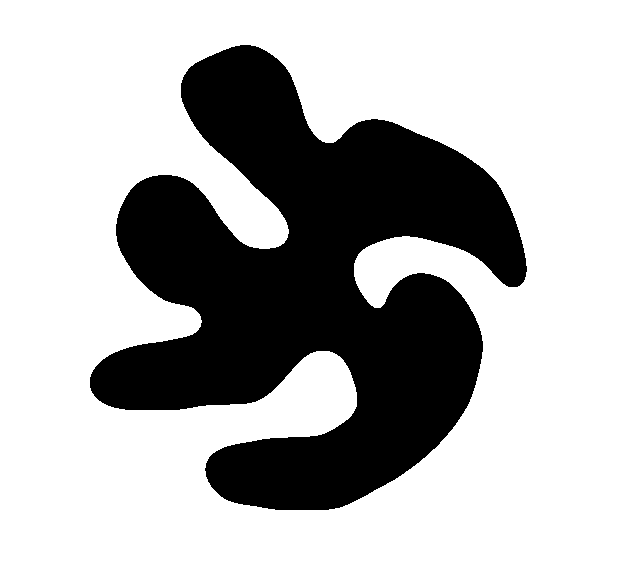
#> input picture Images/Chapter7/Input/ConvShape.png, 622 x 565 px
$ python RegionDescriptors.py
#> lines starting #> are read from the running program, lines starting #| are printed output that depends on the picture
### ExamplesPython_3.6/Modules/ImageUtilities.py
'''
Feature Extraction and Image Processing
Mark S. Nixon & Alberto S. Aguado
http://www.southampton.ac.uk/~msn/book/
ImageUtilities: Helper module to support image read, create, show and write
                Uses PIL and numpy to work with arrays containing image data
'''

# Image load by using PIL
from PIL import Image

# Array to store image data
from numpy import array, zeros, amax, amin, clip

# Read an image returning an array with 3 color components
# [8 lines left out: function imageReadRGB, not called in this run]

# Read an image returning an array with 1 component
def imageReadL(fileName):
    inputImage = Image.open(fileName)
    width, height = inputImage.size

    inputArray = array(inputImage)
    outputArray = zeros((height, width), dtype='uint8')

    # Combine pixel values, for each row and column
    for y in range(0, height):
        for x in range(0, width):
            rgb = inputArray[y,x]
            outputArray[y,x] = (int(rgb[0]) + int(rgb[1]) + int(rgb[2])) / 3

    return outputArray, width, height

# Save a image containing float as a gray level image
# [55 lines left out: functions imageSaveF, imageSaveL, imageSaveRGB, createImageRGB, createImageL, createImageUV and 1 more, not called in this run]

# Create a zero array with float components
def createImageF(width, height, numComponents = 1):
    if numComponents == 1:
        outputArray = zeros((height, width), dtype='float')
    else:
        outputArray = zeros((height, width, numComponents), dtype='float')

    return outputArray

# Create a multidimensional dimensional array
# [83 lines left out: functions createImageNF, createImageFromDataF, createScaleImageL, scaleImageL, createVectorFromDataF, createVectorF and 2 more, not called in this run]

# Show an array containing image data
def showImageL(image):
    # Create output and show
    outputImage = Image.fromarray(image, 'L')
    outputImage.show()

# Show an array containing image data
# [21 lines left out: function showImageF, not called in this run]

### ExamplesPython_3.6/Modules/ImageRegionsUtilities.py
'''
Feature Extraction and Image Processing
Mark S. Nixon & Alberto S. Aguado
http://www.southampton.ac.uk/~msn/book/
ImageRegionUtilities: Helper module to process regions and line segments
'''

# Images
from ImageUtilities import imageReadL, createImageF, createImageL, showImageL, createVectorF
from ImageOperatorsUtilities import applyCannyEdgeDetector
from ImagePropertiesUtilities import imageMaxMin

# Math and iteration
from math import pi, sqrt, sin, cos, atan, atan2, factorial, exp
from random import shuffle, sample
from timeit import itertools

# Array to store image data
from numpy import amax, amin
import numpy as np


# Combination function
def nCr(n, r):
    if n < 0 or r < 0 or n-r < 0: return 0
    return factorial(n) / (factorial(r) * factorial(n-r))

# Rising factorial function
# [21 lines left out: functions risingFactorial, computeReferencePoint, not called in this run]

# Return the longest segment from edges
def findLongestSegment(edges):
    height, width = len(edges), len(edges[0])
    # Find line segments
    segmentsList = []
    segmentsImage = createImageF(width, height)
    maxSegmentLenght = 0
    maxSegmentIndex = 0
    for x,y in itertools.product(range(0, width), range(0, height)):
        if edges[y,x] != 0 and segmentsImage[y,x] == 0:
            segment = [ ]
            segmentPoints = [(y,x)]
            segmentsImage[y,x] = 255
            while len(segmentPoints) > 0:
                yc = (segmentPoints[0])[0]
                xc = (segmentPoints[0])[1]
                segment.append((yc,xc))
                segmentPoints = segmentPoints[1:]

                for dx,dy in itertools.product(range(-1,2), range(-1,2)):
                    xn, yn = xc+dx, yc+dy
                    if dx!=0 or dy!=0 and xn > 0 and yn > 0 and xn < width and yn < height:
                        if edges[yn,xn] != 0 and segmentsImage[yn,xn] == 0:
                            segmentPoints.append((yn,xn))
                            segmentsImage[yn,xn] = 255

            segmentsList.append(segment)
            if len(segment) > maxSegmentLenght:
                maxSegmentLenght = len(segment)
                maxSegmentIndex = len(segmentsList) - 1

    mainSegment = []
    segment = segmentsList[maxSegmentIndex]
    curentElement = segment.pop(0)
    sy,sx = curentElement[0], curentElement[1]

    mainSegment.append(curentElement)

    numPoints = len(segment)
    while numPoints > 0:
        closestElement = [0, float("inf")]
        cy,cx = curentElement[0], curentElement[1]
        for p in range(0, numPoints):
            y,x = (segment[p])[0], (segment[p])[1]
            d = sqrt((cx-x) * (cx-x)  + (cy-y)  * (cy-y) )
            if d < closestElement[1] or (d == closestElement[1] and y > cy):
                closestElement = [p, d]

        # If we are closer to the first point, then end now
        dFirst = sqrt((cx-sx) * (cx-sx)  + (cy-sy)  * (cy-sy) )
        if (cx!=sx or cy!=sy) and 2*dFirst < closestElement[1]:
            break

        curentElement = segment.pop(closestElement[0])
        numPoints = len(segment)

        mainSegment.append(curentElement)
    numPoints = len(mainSegment)

    # Average to get more accurate direction
    averageSize = 1
    totalPixels = float(1 + 2*averageSize)
    mainSegmentAverage = [ ]
    for p in range(0, numPoints):
        y,x = 0, 0
        for w in range(-averageSize, averageSize+1):
            p1 = p + w
            if p1 < 0: p1 = p1 + numPoints
            if p1 >= numPoints: p1 = p1 - numPoints
            x += (mainSegment[p1])[1]
            y += (mainSegment[p1])[0]
        mainSegmentAverage.append((y/totalPixels, x/totalPixels))

    return mainSegmentAverage

# Return the longest segment from an image
# [25 lines left out: function findLongestCentredSegmentinImage, not called in this run]

def findLongesSegmentinImage(imageName, gaussianKernelSize, sobelKernelSize, upperT, lowerT):
    # Read image into array and show
    inputImage, width, height = imageReadL(imageName)

    # Compute edges and find the segment in the image
    magnitude, _ = applyCannyEdgeDetector(inputImage, gaussianKernelSize, sobelKernelSize, upperT, lowerT)
    mainSegmentAverage = findLongestSegment(magnitude)

    # Convert to an image array
    numPoints = len(mainSegmentAverage)
    shape= createImageF(numPoints, 2)
    for p in range(0, numPoints):
        y,x = (mainSegmentAverage[p])[0], (mainSegmentAverage[p])[1]
        shape[0, p] = y
        shape[1, p] = x

    return shape, width, height

# Get a list with the pixels outside a backgroundRange
# [496 lines left out: functions pixlesList, edgesList, computeAngularFunctions, weightedKrawtchoukPolynomials, geometricMoments, geometricInvariantMoments and 9 more, not called in this run]

### ExamplesPython_3.6/Modules/ImageOperatorsUtilities.py
'''
Feature Extraction and Image Processing
Mark S. Nixon & Alberto S. Aguado
http://www.southampton.ac.uk/~msn/book/
ImageOperatorsUtilities: Helper module to process an image
'''

# Images
from ImageUtilities import createImageF, createImageL, createVectorI
from ConvolutionUtilities import createGaussianKernel, createSobelKernel, applyKernelF, applyKernelMA

# Array to store image data
from numpy import amax

# Math
from math import log, pi, sin, cos

# Iteration
from timeit import itertools

# Create a log of an array containing float data
# [53 lines left out: functions imageLogF, computeHistogram, thresholdImage, not called in this run]


# Apply Canny operator to an image
def applyCannyEdgeDetector(inputImage, GaussianKernelSize, sobelKernelSize, upperT, lowerT, returnGradient = False):

    height = len(inputImage)
    width = len(inputImage[0])

    normalizeMagnitude = True
    windowDelta = 1

    # Apply Gaussian kernel
    gaussianKernel = createGaussianKernel(GaussianKernelSize)
    gaussianImage = applyKernelF(inputImage, gaussianKernel)

    # Apply Sobel kernel. We use normalized magnitude in this example
    sobelX, sobelY = createSobelKernel(sobelKernelSize)
    magnitude, angle, mX, mY = applyKernelMA(gaussianImage, sobelX, sobelY, normalizeMagnitude)

    # Weight magnitude by the variance. This is useful for corner extraction since suppress the internal corner
    weightedMagnitude = createImageF(width, height)
    for x,y in itertools.product(range(0, width), range(0, height)):
        sumKernel = 1.0/8.0
        for wx,wy in itertools.product(range(-1,2), range(-1, 2)):

            posY = y + wy
            posX = x + wx

            if posY > -1 and posY <  height and  posX > -1 and posX <  width:
                sumKernel += abs(float(inputImage[posY,posX]) -  float(inputImage[y,x]))

        sumKernel /= 8.0
        weightedMagnitude[y,x] = magnitude[y,x] *  sumKernel

    # To store maximum suppression image
    maxImage = createImageF(width, height)

    # Non-maximum suppression
    border = GaussianKernelSize
    for x,y in itertools.product(range(border, width - border),
                                 range(border, height - border)):

        # Only potential edges can be maximum
        if magnitude[y,x] > lowerT:

            # The normal angle is perpendicular to the edge angle
            normalAngle = angle[y,x] - pi / 2.0

            # Make sure the angle is between 0 and pi
            while normalAngle < 0:
                normalAngle += pi
            while normalAngle > pi:
                normalAngle -= pi

            # Angle defining the first point
            baseAngle = int( 4 * normalAngle / pi ) * (pi / 4.0)

            # Integer delta positions for interpolation
            # We use -y since the image origin is in top corner
            x1, y1 = int(round(cos(baseAngle))), -int(round(sin(baseAngle)))
            x2, y2 = int(round(cos(baseAngle + pi / 4.0))),                     \
                    -int(round(sin(baseAngle + pi / 4.0)))

            # How far we are from (x1,y1). Maximum difference is math.pi / 4.0, so we multiply by 2
            w = cos(2.0*(normalAngle - baseAngle))

            # Point to interpolate
            M1 = w * weightedMagnitude[y+y1,x+x1] + (1.0 - w) * weightedMagnitude[y+y2,x+x2]

            # Point to interpolate for pixels in the other side of the edge
            M2 = w * weightedMagnitude[y-y1,x-x1] + (1.0 - w) * weightedMagnitude[y-y2,x-x2]

            # Determine if it is a maximum. If so make sure it will be preserved
            if weightedMagnitude[y,x] > M1 and weightedMagnitude[y,x] > M2:
                maxImage[y,x] = magnitude[y,x]

    # To compute hysteresis thresholded images we require two thresholds
    edges = createImageF(width, height)
    potentialEdges = [ ]

    # Divide pixels as edges, no edges and we are not sure
    for x,y in itertools.product(range(1, width-1), range(1, height-1)):
        # These are edges
        if maxImage[y,x] > upperT:
            edges[y,x] = 255

        # These are pixels that we do not want as edges
        if maxImage[y,x] < lowerT:
            edges[y,x] = 0

        # These may be edges
        if maxImage[y,x] > lowerT and maxImage[y,x] <= upperT:
            edges[y,x] = 128

    # Resolve the potential edges
    for x,y in itertools.product(range(1, width-1), range(1, height-1)):
        # For each edge
        if edges[y,x] == 255:

            # Examine neighbour
            potentialEdges = [ ]
            for wx,wy in itertools.product(range(-windowDelta, windowDelta+1), range(-windowDelta, windowDelta+1)):
                # It becomes an edge
                if edges[y+wy,x+wx] == 128:
                    edges[y+wy,x+wx] = 255
                    potentialEdges.append((y+wy,x+wx))

            # Look into new edges
            while len(potentialEdges) > 0:
                # Take element from potential edges
                y = (potentialEdges[0])[0]
                x = (potentialEdges[0])[1]
                potentialEdges = potentialEdges[1:]

                # Examine neighbour
                for wx,wy in itertools.product(range(-windowDelta, windowDelta+1), range(-windowDelta, windowDelta+1)):
                    # It becomes an edge
                    if edges[y+wy,x+wx] == 128:
                        edges[y+wy,x+wx] = 255
                        potentialEdges.append((y+wy,x+wx))

    # Clean up remaining potential edges
    for x,y in itertools.product(range(1, width-1), range(1, height-1)):
        if edges[y,x] == 128:
            edges[y,x] = 0

    if returnGradient == False:
        return edges, angle

    return edges, angle , mX, mY

### ExamplesPython_3.6/Modules/ConvolutionUtilities.py
'''
Feature Extraction and Image Processing
Mark S. Nixon & Alberto S. Aguado
http://www.southampton.ac.uk/~msn/book/
ConvolutionUtilities: Helper module to apply convolutions. Functions to create kernels and perform convolutions
'''

# Images
from ImageUtilities import createImageF, createImageL
from ImagePropertiesUtilities import imageMaxMin

# Math and iteration
from math import exp, pow, factorial, sqrt, atan2
from timeit import itertools

# Generate a Gaussian kernel
def createGaussianKernel(kernelSize):

    sigma = kernelSize / 3.0

    kernelImage = createImageF(kernelSize, kernelSize)
    centre = (kernelSize - 1) / 2
    for x,y in itertools.product(range(0, kernelSize), range(0, kernelSize)):
        kernelImage[y,x] =  exp( -0.5 * (pow((x - centre)/sigma, 2.0) + \
                                         pow((y - centre)/sigma, 2.0)) )

    return kernelImage

# Create a Sobel kernel k
def createSobelKernel(kenrelSize):

    sobelX = createImageF(kenrelSize, kenrelSize)
    sobelY = createImageF(kenrelSize, kenrelSize)

    # Create kernel
    for x,y in itertools.product(range(0, kenrelSize), range(0, kenrelSize)):

        # Smooth
        smoothX = factorial(kenrelSize - 1) / (factorial(kenrelSize - 1 - x) * factorial(x))
        smoothY = factorial(kenrelSize - 1) / (factorial(kenrelSize - 1 - y) * factorial(y))

        # Pascal
        if ( kenrelSize - 2 - x >= 0):
            p1X = factorial(kenrelSize - 2) / (factorial(kenrelSize - 2 - x) * factorial(x))
        else:
            p1X = 0

        if ( kenrelSize - 2 - y >= 0):
            p1Y = factorial(kenrelSize - 2) / (factorial(kenrelSize - 2 - y) * factorial(y))
        else:
            p1Y = 0

        # Pascal shift to the right
        xp = x - 1
        if ( kenrelSize - 2 - xp >= 0 and xp >= 0):
            p2X = factorial(kenrelSize - 2) / (factorial(kenrelSize - 2 - xp) * factorial(xp))
        else:
            p2X = 0

        yp = y - 1
        if ( kenrelSize - 2 - yp >= 0 and yp >= 0):
            p2Y = factorial(kenrelSize - 2) / (factorial(kenrelSize - 2 - yp) * factorial(yp))
        else:
            p2Y = 0

        # Sobel
        sobelX[y,x] = smoothX * (p1Y - p2Y)
        sobelY[y,x] = smoothY * (p1X - p2X)

    return sobelX, sobelY

# Create a Laplacian kernel
# [57 lines left out: functions createLaplacianKernel, applyKernel, not called in this run]

# Apply kernel returning a float image
def applyKernelF(inputImage, kernelImage):
    height = len(inputImage)
    width = len(inputImage[0])

    kernelHeight = len(kernelImage)
    kernelWidth = len(kernelImage[0])

    kernelCentreY = int((kernelHeight - 1) / 2)
    kernelCentreX = int((kernelWidth - 1) / 2)

    # Create images to store the result
    outputImage = createImageF(width, height)

    for x,y in itertools.product(range(0, width), range(0, height)):
        sumKernel = 0.0
        sumKernelWeights = 0.0
        for wx,wy in itertools.product(range(0, kernelWidth), range(0, kernelHeight)):
            posY = y + wy - kernelCentreY
            posX = x + wx - kernelCentreX

            if posY > -1 and posY <  height and  posX > -1 and posX <  width:
                sumKernel += float(inputImage[posY,posX]) * float(kernelImage[wy, wx])
                sumKernelWeights += float(kernelImage[wy, wx])

        # If we have to normalize
        if sumKernelWeights != 0.0:
            outputImage[y,x] = sumKernel / sumKernelWeights
        else:
            outputImage[y,x] = sumKernel

    return outputImage

# Apply kernels to an image return magnitude and angle
def applyKernelMA(inputImage, kernelX, kernelY, normalizeMagnitude = False):
    height = len(inputImage)
    width = len(inputImage[0])

    kernelHeight = len(kernelX)
    kerelWidth = len(kernelX[0])

    kernelCentreY = int((kernelHeight - 1) / 2)
    kernelCentreX = int((kerelWidth - 1) / 2)

    # Create images to store the result
    magnitude = createImageF(width, height)
    direction = createImageF(width, height)
    imageX = createImageF(width, height)
    imageY = createImageF(width, height)

    # Convolution with two kernels
    for x,y in itertools.product(range(kernelCentreX, width - kernelCentreX),          \
                                 range(kernelCentreY, height - kernelCentreY)):
        sumKernel = [0.0, 0.0]
        sumKernelWeights = [0.0, 0.0]
        for wx,wy in itertools.product(range(0, kerelWidth), range(0, kernelHeight)):

            posY = y + wy - kernelCentreY
            posX = x + wx - kernelCentreX

            if posY > -1 and posY <  height and  posX > -1 and posX <  width:
                sumKernel[0] += float(inputImage[posY,posX]) * float(kernelX[wy, wx])
                sumKernelWeights[0] += float(kernelX[wy, wx])

                sumKernel[1] += float(inputImage[posY,posX]) * float(kernelY[wy, wx])
                sumKernelWeights[1] += float(kernelY[wy, wx])

        # If we have to normalize
        if sumKernelWeights[0] != 0.0:
            imageX[y,x] = sumKernel[0] / sumKernelWeights[0]
        else:
            imageX[y,x] = sumKernel[0]

        # If we have to normalize
        if sumKernelWeights[1] != 0.0:
            imageY[y,x] = sumKernel[1] / sumKernelWeights[1]
        else:
            imageY[y,x] = sumKernel[1]

        magnitude[y,x] = sqrt(imageX[y,x] * imageX[y,x] + imageY[y,x] * imageY[y,x])
        direction[y,x] = atan2(imageY[y,x], imageX[y,x])

    if normalizeMagnitude == True:
        maximum, minimum = imageMaxMin(magnitude)

        for x,y in itertools.product(range(0, width), range(0, height)):
            magnitude[y,x] = (magnitude[y,x] - minimum) / float(maximum - minimum)

    return magnitude, direction, imageX, imageY

### ExamplesPython_3.6/Modules/ImagePropertiesUtilities.py
'''
Feature Extraction and Image Processing
Mark S. Nixon & Alberto S. Aguado
http://www.southampton.ac.uk/~msn/book/
ImagePropertiesUtilities: Helper module to obtain information from an image
'''

# Array to store image data
from numpy import amax, amin, unravel_index

# Mean form a float image
# [16 lines left out: function meanStddev, not called in this run]

# Return the maximum and minimum
def imageMaxMin(image):
    maximum = amax(image)
    minimum = amin(image)

    return maximum, minimum

# Return the maximum position
# [40 lines left out: functions imageArgMax, peakDetectorImageL, peakDetectorVector, not called in this run]

### ExamplesPython_3.6/Modules/PrintUtilities.py
'''
Feature Extraction and Image Processing
Mark S. Nixon & Alberto S. Aguado
http://www.southampton.ac.uk/~msn/book/
PrintUtilities: Helper module to print image data and messages on the standard device
'''

# Print image range
# [26 lines left out: functions printImageRangeRGB, printImageRangeL, printImageRangeF, not called in this run]

# Print text
def printText(text):
    print (text)

# Print text
def printTextSameLine(text):
    print (text, end=' ')

# Some operations can be slow. Print something to show progress
def printProgress(step, totalSteps):
    print (step,"/",totalSteps,"...")


### ExamplesPython_3.6/Chapter7/RegionDescriptors.py
'''
Feature Extraction and Image Processing
Mark S. Nixon & Alberto S. Aguado
http://www.southampton.ac.uk/~msn/book/
Chapter 7
RegionDescriptors: Compute basic region descriptors of a shape in an image
'''

# Set module functions
from ImageUtilities import imageReadL, showImageL
from PrintUtilities import printText
from ImageRegionsUtilities import findLongesSegmentinImage

# Math and iteration
from math import pi, sqrt
from timeit import itertools

'''
Parameters:
    pathToDir = Input image directory
    imageName = Input image name
    gaussianKernelSize = Gaussian kernel size. Filter noise
    sobelKernelSize = Sobel kernel size. Edge detection
    upperT = Upper threshold
    lowerT = Lower threshold
'''
pathToDir = "../../Images/Chapter7/Input/"
imageName = "ConvShape.png"
gaussianKernelSize = 5
sobelKernelSize = 3
upperT = 0.3
lowerT = 0.05

# Read image into array and show
inputImage, width, height = imageReadL(pathToDir+imageName)
#> in imageReadL, inputImage is the input picture: PIL image 622x565 RGBA; mean R, G, B, A 178.2, 178.2, 178.2, 255
#> width = 622; height = 565
showImageL(inputImage)

# Area. Assume the image with pixel value different to zero define the regions
area = 0
for x,y in itertools.product(range(0, width), range(0, height)):
        if inputImage[y,x] != 0 :
            area += 1
#> after the loop, area = 245635

# Obtain shape contour
shape, width, height = findLongesSegmentinImage(pathToDir + imageName,   \
                                                 gaussianKernelSize, sobelKernelSize, upperT, lowerT)
#> in findLongesSegmentinImage, `inputImage, width, height = imageReadL(imageName)`: width = 622; height = 565
#> in applyCannyEdgeDetector, `width = len(inputImage[0])`: width = 622
#> in applyKernelF, `height = len(inputImage)`: height = 565
#> in applyKernelF, `width = len(inputImage[0])`: width = 622
#> in applyKernelMA, `height = len(inputImage)`: height = 565
#> in applyKernelMA, `width = len(inputImage[0])`: width = 622
#> after the loop in applyKernelMA, `for x,y in itertools.product(range(kernelCentreX, width - kernelCentre..`:
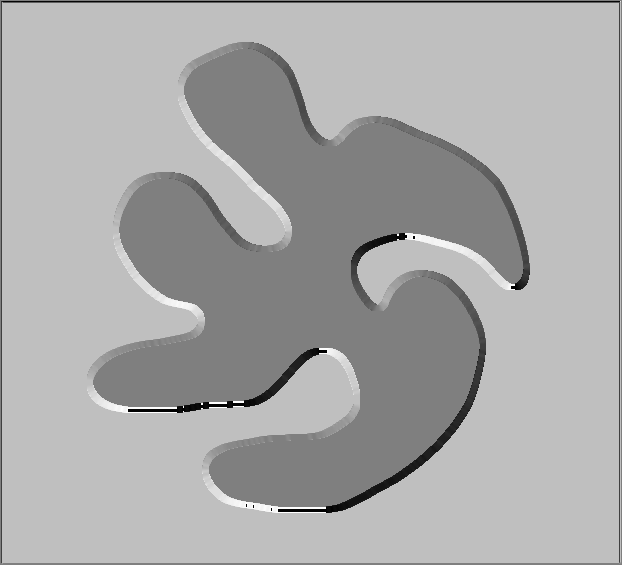
#> direction: shape (565, 622) float64; min -3.14, max 3.14, mean 1.02; drawn with min black and max white
#> after the loop in applyKernelMA, `for x,y in itertools.product(range(kernelCentreX, width - kernelCentre..`:
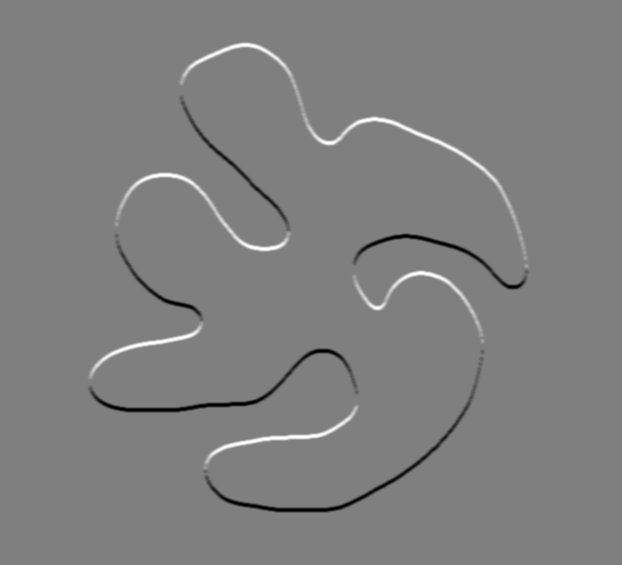
#> imageX: shape (565, 622) float64; min -513.7, max 513.7, mean 0; drawn with min black and max white
#> after the loop in applyKernelMA, `for x,y in itertools.product(range(kernelCentreX, width - kernelCentre..`:
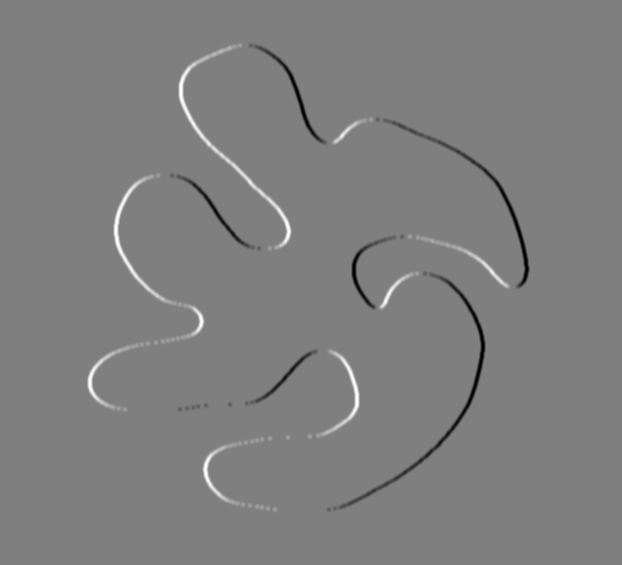
#> imageY: shape (565, 622) float64; min -513.7, max 513.7, mean 0; drawn with min black and max white
#> in imageMaxMin, `maximum = amax(image)`: maximum = 556.5
#> (the rest of the program and of its run is left out)
